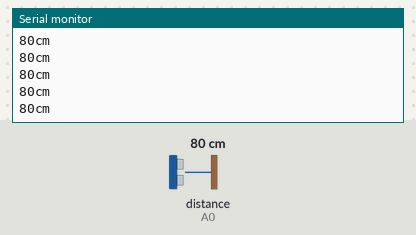
Bench run of a sketch on a simulated Arduino Uno, built with avr-gcc and run on an emulated ATmega328P. Parts: the last lines printed to the serial monitor. Wiring (inferred from the names in the program): ultrasonic range finder: trigger A0; echo A0. The test bench sets the inputs (shaded band); at power-on: distance to the obstacle (sensor on A0) 80 cm. The echo pulse lasts 58.3 µs per cm.

Above: at 1.2 s.
1.3 s: distance to the obstacle (sensor on A0) set to 120 cm
At 1.49 s:
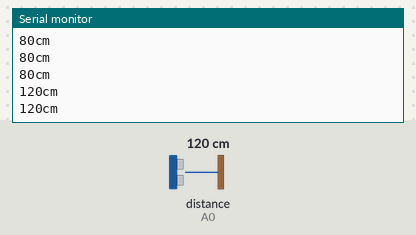
4.3 s: distance to the obstacle (sensor on A0) set to 2 cm
At 4.3 s:
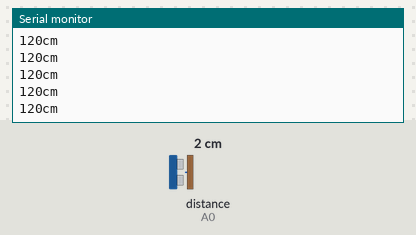
Timing chart, 0 to 7.3 s (numbered marks = the images above; inputs shaded):
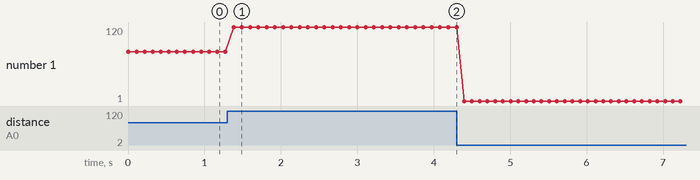

The sketch:

projet_ultra_fonctionnel.ino
```cpp
const int pingPin = A0;

void setup() {
  // initialise la communication série
  Serial.begin(9600);
}

void loop()
{
  // déclaration des variable pour le temps entre deux ondes et la distance
  long duration, cm;

  // Morceau de code permettant de réinitialiser le capteur pour l’envoie d’une nouvelle onde
  pinMode(pingPin, OUTPUT);
  digitalWrite(pingPin, LOW);
  delayMicroseconds(2);
  digitalWrite(pingPin, HIGH);
  delayMicroseconds(5);
  digitalWrite(pingPin, LOW);

  // on utilise pulseIn pour recevoir une durée de type long
  pinMode(pingPin, INPUT);
  duration = pulseIn(pingPin, HIGH);

  // On converti la durée en distance grâce à une fonction que vous trouverez plus bas
  cm = microsecondsToCentimeters(duration);

  Serial.print(cm);
  Serial.print("cm");
  Serial.println();

  delay(100);
}

long microsecondsToCentimeters(long microseconds)
{
  // Comme expliqué auparavant nous divisons la durée par la vitesse et par 2 pour avoir la distance d’un aller simple.
  return microseconds / 29 / 2;
}
```

Measured:
- after the input at 1.3 s, the serial monitor: prints a new line after 0.08 s (image 1)
- plotted number 1: 80 → 120 after the input at 1.3 s, 120 → 1 after the input at 4.3 s
